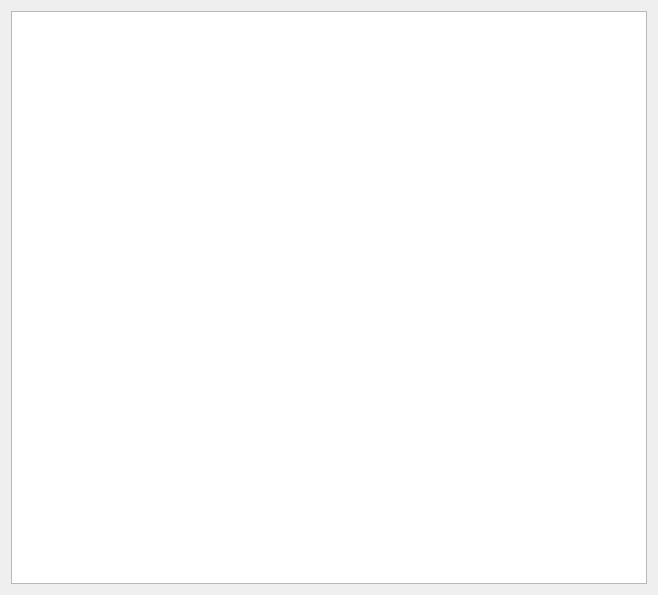
<?xml version="1.0" encoding="UTF-8"?>
<ui version="4.0">
 <class>Form</class>
 <widget class="QWidget" name="Form">
  <property name="geometry">
   <rect>
    <x>0</x>
    <y>0</y>
    <width>658</width>
    <height>595</height>
   </rect>
  </property>
  <property name="windowTitle">
   <string>Form</string>
  </property>
  <layout class="QGridLayout" name="gridLayout">
   <item row="1" column="0" colspan="3">
    <layout class="QGridLayout" name="gridLayout_2">
     <item row="0" column="0" colspan="2">
      <widget class="QListWidget" name="listWidgetPoses">
       <property name="font">
        <font>
         <weight>50</weight>
         <italic>false</italic>
         <bold>false</bold>
        </font>
       </property>
      </widget>
     </item>
    </layout>
   </item>
  </layout>
 </widget>
 <resources/>
 <connections/>
</ui>
